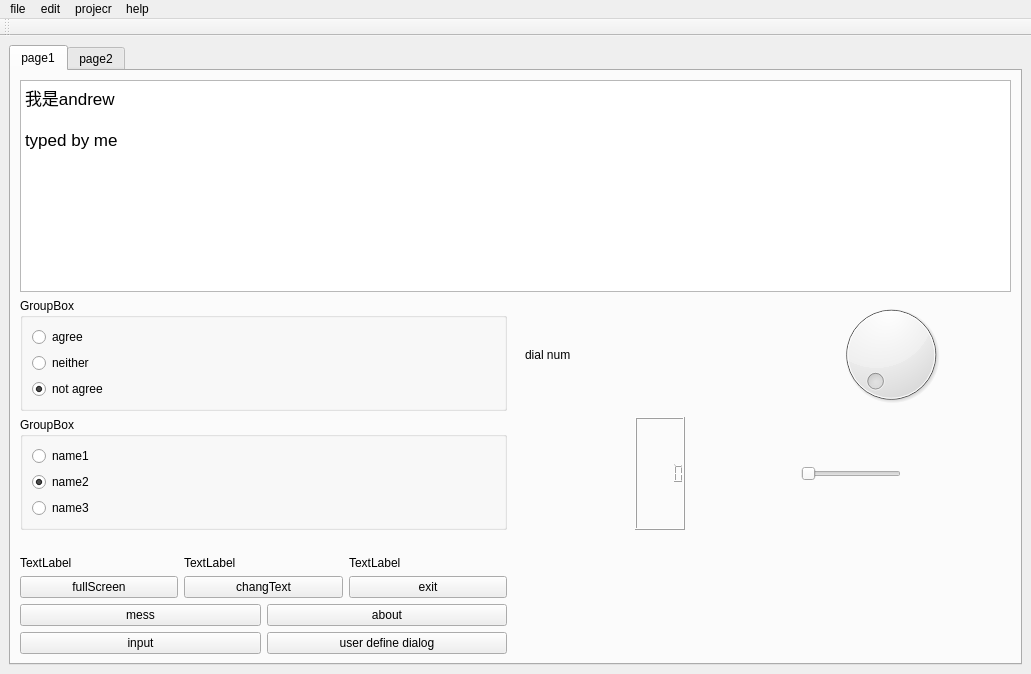
<?xml version="1.0" encoding="UTF-8"?>
<ui version="4.0">
 <class>MainWindow</class>
 <widget class="QMainWindow" name="MainWindow">
  <property name="geometry">
   <rect>
    <x>0</x>
    <y>0</y>
    <width>1031</width>
    <height>674</height>
   </rect>
  </property>
  <property name="windowTitle">
   <string>MainWindow</string>
  </property>
  <widget class="QWidget" name="centralwidget">
   <layout class="QGridLayout" name="gridLayout">
    <item row="0" column="0">
     <widget class="QTabWidget" name="tabWidget">
      <property name="currentIndex">
       <number>0</number>
      </property>
      <widget class="QWidget" name="page1">
       <attribute name="title">
        <string>page1</string>
       </attribute>
       <layout class="QGridLayout" name="gridLayout_2">
        <item row="0" column="0" colspan="4">
         <widget class="QTextBrowser" name="textBrowser">
          <property name="readOnly">
           <bool>false</bool>
          </property>
          <property name="html">
           <string>&lt;!DOCTYPE HTML PUBLIC &quot;-//W3C//DTD HTML 4.0//EN&quot; &quot;http://www.w3.org/TR/REC-html40/strict.dtd&quot;&gt;
&lt;html&gt;&lt;head&gt;&lt;meta name=&quot;qrichtext&quot; content=&quot;1&quot; /&gt;&lt;style type=&quot;text/css&quot;&gt;
p, li { white-space: pre-wrap; }
&lt;/style&gt;&lt;/head&gt;&lt;body style=&quot; font-family:'.SF NS Text'; font-size:13pt; font-weight:400; font-style:normal;&quot;&gt;
&lt;p style=&quot; margin-top:0px; margin-bottom:0px; margin-left:0px; margin-right:0px; -qt-block-indent:0; text-indent:0px;&quot;&gt;我是andrew&lt;/p&gt;
&lt;p style=&quot;-qt-paragraph-type:empty; margin-top:0px; margin-bottom:0px; margin-left:0px; margin-right:0px; -qt-block-indent:0; text-indent:0px;&quot;&gt;&lt;br /&gt;&lt;/p&gt;
&lt;p style=&quot; margin-top:0px; margin-bottom:0px; margin-left:0px; margin-right:0px; -qt-block-indent:0; text-indent:0px;&quot;&gt;typed by me&lt;/p&gt;&lt;/body&gt;&lt;/html&gt;</string>
          </property>
         </widget>
        </item>
        <item row="6" column="0">
         <layout class="QHBoxLayout" name="horizontalLayout">
          <item>
           <widget class="QLabel" name="label">
            <property name="text">
             <string>TextLabel</string>
            </property>
           </widget>
          </item>
          <item>
           <widget class="QLabel" name="label_2">
            <property name="text">
             <string>TextLabel</string>
            </property>
           </widget>
          </item>
          <item>
           <widget class="QLabel" name="label_3">
            <property name="text">
             <string>TextLabel</string>
            </property>
           </widget>
          </item>
         </layout>
        </item>
        <item row="5" column="3">
         <spacer name="horizontalSpacer_2">
          <property name="orientation">
           <enum>Qt::Horizontal</enum>
          </property>
          <property name="sizeHint" stdset="0">
           <size>
            <width>40</width>
            <height>20</height>
           </size>
          </property>
         </spacer>
        </item>
        <item row="7" column="0">
         <layout class="QHBoxLayout" name="horizontalLayout_2">
          <item>
           <widget class="QPushButton" name="pushButton">
            <property name="text">
             <string>fullScreen</string>
            </property>
           </widget>
          </item>
          <item>
           <widget class="QPushButton" name="pushButton_2">
            <property name="text">
             <string>changText</string>
            </property>
           </widget>
          </item>
          <item>
           <widget class="QPushButton" name="close_BT">
            <property name="text">
             <string>exit</string>
            </property>
           </widget>
          </item>
         </layout>
        </item>
        <item row="3" column="0">
         <widget class="QGroupBox" name="groupBox">
          <property name="title">
           <string>GroupBox</string>
          </property>
          <layout class="QVBoxLayout" name="verticalLayout">
           <item>
            <widget class="QRadioButton" name="radioButton">
             <property name="text">
              <string>agree</string>
             </property>
            </widget>
           </item>
           <item>
            <widget class="QRadioButton" name="radioButton_3">
             <property name="text">
              <string>neither</string>
             </property>
            </widget>
           </item>
           <item>
            <widget class="QRadioButton" name="radioButton_2">
             <property name="enabled">
              <bool>true</bool>
             </property>
             <property name="text">
              <string>not agree</string>
             </property>
             <property name="checked">
              <bool>true</bool>
             </property>
            </widget>
           </item>
          </layout>
         </widget>
        </item>
        <item row="5" column="0">
         <spacer name="horizontalSpacer">
          <property name="orientation">
           <enum>Qt::Horizontal</enum>
          </property>
          <property name="sizeHint" stdset="0">
           <size>
            <width>40</width>
            <height>20</height>
           </size>
          </property>
         </spacer>
        </item>
        <item row="4" column="0">
         <widget class="QGroupBox" name="groupBox_2">
          <property name="title">
           <string>GroupBox</string>
          </property>
          <layout class="QVBoxLayout" name="verticalLayout_2">
           <item>
            <widget class="QRadioButton" name="radioButton_6">
             <property name="text">
              <string>name1</string>
             </property>
            </widget>
           </item>
           <item>
            <widget class="QRadioButton" name="radioButton_5">
             <property name="text">
              <string>name2</string>
             </property>
             <property name="checked">
              <bool>true</bool>
             </property>
            </widget>
           </item>
           <item>
            <widget class="QRadioButton" name="radioButton_4">
             <property name="text">
              <string>name3</string>
             </property>
            </widget>
           </item>
          </layout>
         </widget>
        </item>
        <item row="9" column="0">
         <layout class="QHBoxLayout" name="horizontalLayout_3">
          <item>
           <widget class="QPushButton" name="pushButton_3">
            <property name="text">
             <string>mess</string>
            </property>
           </widget>
          </item>
          <item>
           <widget class="QPushButton" name="pushButton_4">
            <property name="text">
             <string>about</string>
            </property>
           </widget>
          </item>
         </layout>
        </item>
        <item row="11" column="0">
         <layout class="QHBoxLayout" name="horizontalLayout_4">
          <item>
           <widget class="QPushButton" name="pushButton_6">
            <property name="text">
             <string>input</string>
            </property>
           </widget>
          </item>
          <item>
           <widget class="QPushButton" name="pushButton_5">
            <property name="text">
             <string>user define dialog</string>
            </property>
           </widget>
          </item>
         </layout>
        </item>
        <item row="3" column="3">
         <layout class="QHBoxLayout" name="horizontalLayout_6">
          <item>
           <widget class="QLabel" name="label_4">
            <property name="text">
             <string>dial num</string>
            </property>
           </widget>
          </item>
          <item>
           <widget class="QDial" name="dial"/>
          </item>
         </layout>
        </item>
        <item row="4" column="3">
         <layout class="QHBoxLayout" name="horizontalLayout_5">
          <item>
           <widget class="QLCDNumber" name="lcdNumber">
            <property name="maximumSize">
             <size>
              <width>50</width>
              <height>16777215</height>
             </size>
            </property>
            <property name="smallDecimalPoint">
             <bool>false</bool>
            </property>
           </widget>
          </item>
          <item>
           <widget class="QSlider" name="horizontalSlider">
            <property name="maximumSize">
             <size>
              <width>100</width>
              <height>16777215</height>
             </size>
            </property>
            <property name="maximum">
             <number>999</number>
            </property>
            <property name="orientation">
             <enum>Qt::Horizontal</enum>
            </property>
           </widget>
          </item>
         </layout>
        </item>
       </layout>
      </widget>
      <widget class="QWidget" name="tab">
       <attribute name="title">
        <string>page2</string>
       </attribute>
       <layout class="QGridLayout" name="gridLayout_3">
        <item row="3" column="2">
         <widget class="QPushButton" name="pushButton_10">
          <property name="text">
           <string>PushButton</string>
          </property>
         </widget>
        </item>
        <item row="2" column="2">
         <widget class="QPushButton" name="pushButton_9">
          <property name="text">
           <string>PushButton</string>
          </property>
         </widget>
        </item>
        <item row="3" column="1">
         <widget class="QPushButton" name="pushButton_8">
          <property name="text">
           <string>PushButton</string>
          </property>
         </widget>
        </item>
        <item row="0" column="0">
         <widget class="QLabel" name="label_5">
          <property name="maximumSize">
           <size>
            <width>100</width>
            <height>100</height>
           </size>
          </property>
          <property name="cursor">
           <cursorShape>PointingHandCursor</cursorShape>
          </property>
          <property name="text">
           <string/>
          </property>
          <property name="pixmap">
           <pixmap>asset/andrew.png</pixmap>
          </property>
         </widget>
        </item>
        <item row="4" column="1">
         <spacer name="verticalSpacer">
          <property name="orientation">
           <enum>Qt::Vertical</enum>
          </property>
          <property name="sizeHint" stdset="0">
           <size>
            <width>20</width>
            <height>40</height>
           </size>
          </property>
         </spacer>
        </item>
        <item row="2" column="1">
         <widget class="QPushButton" name="pushButton_7">
          <property name="minimumSize">
           <size>
            <width>0</width>
            <height>0</height>
           </size>
          </property>
          <property name="maximumSize">
           <size>
            <width>200</width>
            <height>16777215</height>
           </size>
          </property>
          <property name="text">
           <string>PushButton</string>
          </property>
          <property name="icon">
           <iconset>
            <normaloff>asset/andrew.png</normaloff>asset/andrew.png</iconset>
          </property>
          <property name="iconSize">
           <size>
            <width>30</width>
            <height>30</height>
           </size>
          </property>
          <property name="checkable">
           <bool>true</bool>
          </property>
          <property name="checked">
           <bool>true</bool>
          </property>
         </widget>
        </item>
        <item row="0" column="1">
         <widget class="QFrame" name="frame">
          <property name="frameShape">
           <enum>QFrame::StyledPanel</enum>
          </property>
          <property name="frameShadow">
           <enum>QFrame::Raised</enum>
          </property>
          <widget class="QLabel" name="label_6">
           <property name="geometry">
            <rect>
             <x>50</x>
             <y>10</y>
             <width>31</width>
             <height>31</height>
            </rect>
           </property>
           <property name="text">
            <string/>
           </property>
           <property name="pixmap">
            <pixmap>asset/andrew.png</pixmap>
           </property>
           <property name="scaledContents">
            <bool>true</bool>
           </property>
           <property name="openExternalLinks">
            <bool>false</bool>
           </property>
           <property name="textInteractionFlags">
            <set>Qt::LinksAccessibleByMouse</set>
           </property>
          </widget>
         </widget>
        </item>
       </layout>
      </widget>
     </widget>
    </item>
   </layout>
  </widget>
  <widget class="QMenuBar" name="menubar">
   <property name="geometry">
    <rect>
     <x>0</x>
     <y>0</y>
     <width>1031</width>
     <height>22</height>
    </rect>
   </property>
   <widget class="QMenu" name="menufile">
    <property name="title">
     <string>file</string>
    </property>
    <addaction name="actionnew"/>
    <addaction name="actionopen"/>
    <addaction name="actionclose"/>
    <addaction name="actionexit"/>
   </widget>
   <widget class="QMenu" name="menuedit">
    <property name="title">
     <string>edit</string>
    </property>
    <addaction name="actioncopy"/>
    <addaction name="actionpaste"/>
    <addaction name="actioncut"/>
   </widget>
   <widget class="QMenu" name="menuprojecr">
    <property name="title">
     <string>projecr</string>
    </property>
    <addaction name="actionopen_project"/>
    <addaction name="actionexport_project"/>
    <addaction name="actionclose_project"/>
   </widget>
   <widget class="QMenu" name="menuhelp">
    <property name="title">
     <string>help</string>
    </property>
    <addaction name="actionhelp"/>
    <addaction name="actionregister"/>
    <addaction name="actioncontact_us"/>
   </widget>
   <addaction name="menufile"/>
   <addaction name="menuedit"/>
   <addaction name="menuprojecr"/>
   <addaction name="menuhelp"/>
  </widget>
  <widget class="QToolBar" name="toolBar">
   <property name="windowTitle">
    <string>toolBar</string>
   </property>
   <attribute name="toolBarArea">
    <enum>TopToolBarArea</enum>
   </attribute>
   <attribute name="toolBarBreak">
    <bool>false</bool>
   </attribute>
  </widget>
  <action name="actionopen">
   <property name="icon">
    <iconset>
     <normaloff>asset/andrew.png</normaloff>asset/andrew.png</iconset>
   </property>
   <property name="text">
    <string>open</string>
   </property>
  </action>
  <action name="actionclose">
   <property name="icon">
    <iconset>
     <normaloff>asset/andrew.png</normaloff>asset/andrew.png</iconset>
   </property>
   <property name="text">
    <string>close</string>
   </property>
  </action>
  <action name="actionexit">
   <property name="icon">
    <iconset>
     <normaloff>asset/andrew.png</normaloff>asset/andrew.png</iconset>
   </property>
   <property name="text">
    <string>exit</string>
   </property>
   <property name="shortcut">
    <string>Q</string>
   </property>
  </action>
  <action name="actionnew">
   <property name="icon">
    <iconset>
     <normaloff>asset/andrew.png</normaloff>asset/andrew.png</iconset>
   </property>
   <property name="text">
    <string>new</string>
   </property>
  </action>
  <action name="actioncopy">
   <property name="text">
    <string>copy</string>
   </property>
  </action>
  <action name="actionpaste">
   <property name="text">
    <string>paste</string>
   </property>
  </action>
  <action name="actioncut">
   <property name="text">
    <string>cut</string>
   </property>
  </action>
  <action name="actionopen_project">
   <property name="text">
    <string>open project</string>
   </property>
  </action>
  <action name="actionexport_project">
   <property name="text">
    <string>export project</string>
   </property>
  </action>
  <action name="actionclose_project">
   <property name="text">
    <string>close project</string>
   </property>
  </action>
  <action name="actionhelp">
   <property name="text">
    <string>help</string>
   </property>
  </action>
  <action name="actionregister">
   <property name="text">
    <string>register</string>
   </property>
  </action>
  <action name="actioncontact_us">
   <property name="text">
    <string>contact us</string>
   </property>
  </action>
 </widget>
 <resources/>
 <connections>
  <connection>
   <sender>close_BT</sender>
   <signal>clicked()</signal>
   <receiver>MainWindow</receiver>
   <slot>close()</slot>
   <hints>
    <hint type="sourcelabel">
     <x>629</x>
     <y>465</y>
    </hint>
    <hint type="destinationlabel">
     <x>515</x>
     <y>289</y>
    </hint>
   </hints>
  </connection>
 </connections>
</ui>
